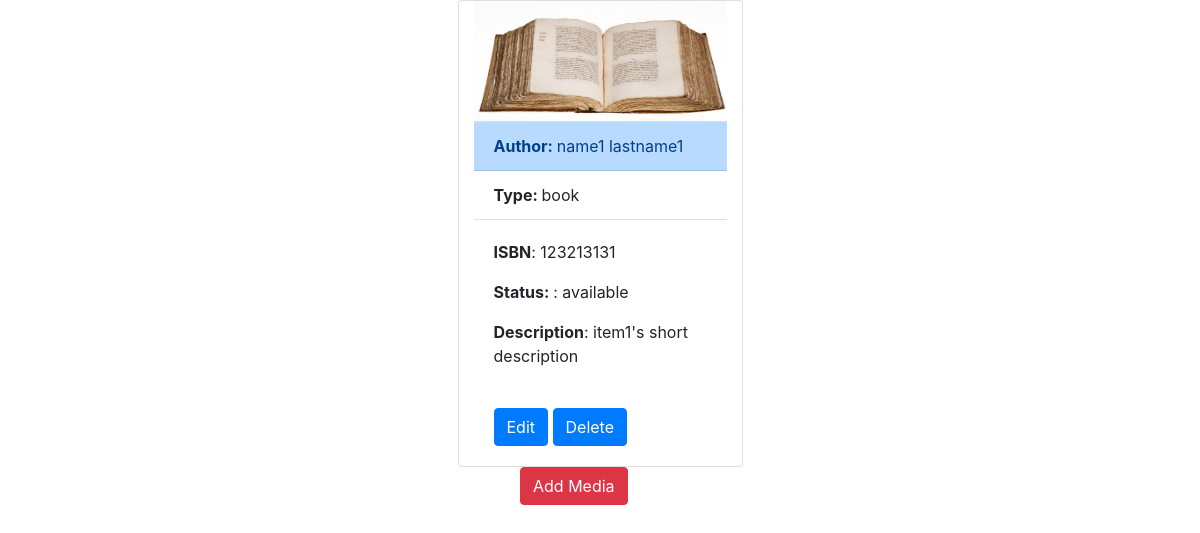
Page /project/showMedia.php?id=1 on the committed database.
### tables this page shows
CREATE TABLE `item` (
  `item_id` int(10) NOT NULL,
  `title` varchar(30) NOT NULL,
  `image` varchar(64) NOT NULL,
  `author_name` varchar(30) NOT NULL,
  `author_lastname` varchar(30) NOT NULL,
  `description` varchar(64) NOT NULL,
  `publish_date` date NOT NULL,
  `type` enum('book','CD','DVD','') NOT NULL,
  `status` enum('available','reserved','','') NOT NULL,
  `publisher_name` varchar(30) NOT NULL,
  `publisher_address` varchar(30) NOT NULL,
  `publisher_size` enum('big','medium','small','') NOT NULL,
  `item_ISBN` int(15) NOT NULL
);

### project/showMedia.php (the view, shortened to what this page needs)
<?php require_once 'actions/db_connect.php'; ?>
<!DOCTYPE html>
<html lang="en">
<head>
    <link rel="stylesheet" href="https://cdn.jsdelivr.net/npm/bootstrap@4.5.3/dist/css/bootstrap.min.css"
>
    <link rel="stylesheet" href="style.css">
</head>
<body>
    <div class="container">
        <div class="row">
            <?php
             $id = $_GET['id'];
           $sql = "SELECT * FROM item WHERE item_id = {$id}";
           $result = $connect->query($sql);
            if($result->num_rows > 0) {
                while($row = $result->fetch_assoc()) {
                   echo  "
                <div id='".$row['item_id']."' class='card col-3 mx-auto'>
                    <img class='card-img-top' src='img/".$row['image']."' alt='Card image cap'>
                        <ul class='list-group list-group-flush'>
                        <li class='list-group-item-primary list-group-item'><b>Author: </b>".$row['author_name']." ".$row['author_lastname']."</li>
                        <li class='list-group-item'><b>Type: </b>".$row['type']."</li>
                    </ul>
                    <div class='card-body'>
                        <p class='card-text'><b>ISBN</b>: ".$row['item_ISBN']."</p>
                        <p class='card-text'><b>Status: </b>: ".$row['status']."</p>
                        <p class='card-text'><b>Description</b>: ".$row['description']."</p>
                    </div>
                    <div class='card-body'>
                        <a href='update.php?id=" .$row['item_id']."'><button class='btn btn-primary' type='button'>Edit</button></a>
                        <a href='actions/a_delete.php?id=" .$row['item_id']."'><button class='btn btn-primary' type='button'>Delete</button></a>
                    </div>
                </div>";
           }} else  {
               echo  "<tr><td colspan='5'><center>No Data Avaliable</center></td></tr>";
           }
            ?>
        </div>
        <div class="row">
            <a class="col-2 mx-auto pb-3" href="create.php"><button type="button" class="btn btn-danger">Add Media</button></a>
        </div>
    </div>
</body>
</html>

### project/style.css (style rules this page uses)
img { height: 10vw; }

### rows in the picture
item: image (picture), author_name "name1", author_lastname "lastname1", type "book", item_ISBN "123213131", status "available", description "item1's short description"
